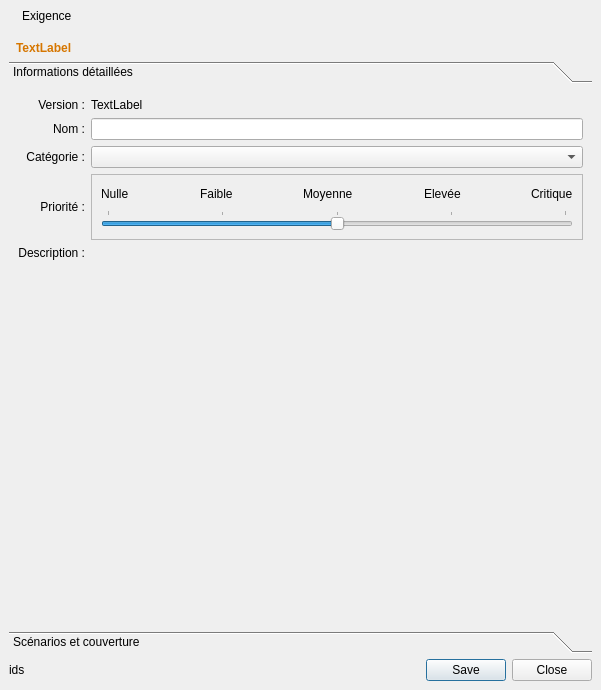
<?xml version="1.0" encoding="UTF-8"?>
<ui version="4.0">
 <class>Form_Requirement</class>
 <widget class="QWidget" name="Form_Requirement">
  <property name="geometry">
   <rect>
    <x>0</x>
    <y>0</y>
    <width>601</width>
    <height>690</height>
   </rect>
  </property>
  <property name="windowTitle">
   <string>Exigence</string>
  </property>
  <property name="windowIcon">
   <iconset resource="../../resources.qrc">
    <normaloff>:/images/notes.png</normaloff>:/images/notes.png</iconset>
  </property>
  <layout class="QVBoxLayout" name="verticalLayout_2">
   <property name="spacing">
    <number>0</number>
   </property>
   <property name="margin">
    <number>0</number>
   </property>
   <item>
    <widget class="QWidget" name="requirement_widget_title" native="true">
     <layout class="QGridLayout" name="gridLayout_3">
      <item row="0" column="0">
       <layout class="QHBoxLayout" name="horizontalLayout_5">
        <item>
         <widget class="QLabel" name="label_11">
          <property name="pixmap">
           <pixmap resource="../../resources.qrc">:/images/48x48/note.png</pixmap>
          </property>
          <property name="alignment">
           <set>Qt::AlignLeading|Qt::AlignLeft|Qt::AlignTop</set>
          </property>
         </widget>
        </item>
        <item>
         <widget class="QLabel" name="title">
          <property name="sizePolicy">
           <sizepolicy hsizetype="Expanding" vsizetype="Preferred">
            <horstretch>0</horstretch>
            <verstretch>0</verstretch>
           </sizepolicy>
          </property>
          <property name="text">
           <string>Exigence</string>
          </property>
          <property name="wordWrap">
           <bool>true</bool>
          </property>
         </widget>
        </item>
        <item>
         <widget class="QPushButton" name="previous_version_button">
          <property name="sizePolicy">
           <sizepolicy hsizetype="Fixed" vsizetype="Fixed">
            <horstretch>0</horstretch>
            <verstretch>0</verstretch>
           </sizepolicy>
          </property>
          <property name="maximumSize">
           <size>
            <width>24</width>
            <height>16</height>
           </size>
          </property>
          <property name="toolTip">
           <string>Version précédente</string>
          </property>
          <property name="styleSheet">
           <string>QPushButton {
     border-style: none;
 }</string>
          </property>
          <property name="text">
           <string/>
          </property>
          <property name="icon">
           <iconset resource="../../resources.qrc">
            <normaloff>:/images/back.png</normaloff>:/images/back.png</iconset>
          </property>
          <property name="flat">
           <bool>true</bool>
          </property>
         </widget>
        </item>
        <item>
         <widget class="QPushButton" name="next_version_button">
          <property name="sizePolicy">
           <sizepolicy hsizetype="Fixed" vsizetype="Fixed">
            <horstretch>0</horstretch>
            <verstretch>0</verstretch>
           </sizepolicy>
          </property>
          <property name="maximumSize">
           <size>
            <width>24</width>
            <height>16</height>
           </size>
          </property>
          <property name="toolTip">
           <string>Version suivante</string>
          </property>
          <property name="styleSheet">
           <string>QPushButton {
     border-style: none;
 }</string>
          </property>
          <property name="text">
           <string/>
          </property>
          <property name="icon">
           <iconset resource="../../resources.qrc">
            <normaloff>:/images/next.png</normaloff>:/images/next.png</iconset>
          </property>
          <property name="flat">
           <bool>true</bool>
          </property>
         </widget>
        </item>
       </layout>
      </item>
     </layout>
    </widget>
   </item>
   <item>
    <widget class="QWidget" name="widget_content" native="true">
     <layout class="QGridLayout" name="gridLayout_4">
      <item row="0" column="0">
       <widget class="QWidget" name="lock_widget" native="true">
        <layout class="QHBoxLayout" name="horizontalLayout_4">
         <property name="spacing">
          <number>0</number>
         </property>
         <property name="margin">
          <number>0</number>
         </property>
         <item>
          <widget class="QLabel" name="label_14">
           <property name="text">
            <string/>
           </property>
           <property name="pixmap">
            <pixmap resource="../../resources.qrc">:/images/22x22/lock.png</pixmap>
           </property>
           <property name="margin">
            <number>4</number>
           </property>
          </widget>
         </item>
         <item>
          <widget class="QLabel" name="label_lock_by">
           <property name="sizePolicy">
            <sizepolicy hsizetype="Expanding" vsizetype="Preferred">
             <horstretch>0</horstretch>
             <verstretch>0</verstretch>
            </sizepolicy>
           </property>
           <property name="palette">
            <palette>
             <active>
              <colorrole role="WindowText">
               <brush brushstyle="SolidPattern">
                <color alpha="255">
                 <red>214</red>
                 <green>118</green>
                 <blue>0</blue>
                </color>
               </brush>
              </colorrole>
             </active>
             <inactive>
              <colorrole role="WindowText">
               <brush brushstyle="SolidPattern">
                <color alpha="255">
                 <red>214</red>
                 <green>118</green>
                 <blue>0</blue>
                </color>
               </brush>
              </colorrole>
             </inactive>
             <disabled>
              <colorrole role="WindowText">
               <brush brushstyle="SolidPattern">
                <color alpha="255">
                 <red>106</red>
                 <green>104</green>
                 <blue>100</blue>
                </color>
               </brush>
              </colorrole>
             </disabled>
            </palette>
           </property>
           <property name="font">
            <font>
             <weight>75</weight>
             <bold>true</bold>
            </font>
           </property>
           <property name="text">
            <string>TextLabel</string>
           </property>
          </widget>
         </item>
        </layout>
       </widget>
      </item>
      <item row="2" column="0">
       <layout class="QHBoxLayout" name="horizontalLayout_6">
        <item>
         <widget class="QLabel" name="requirement_id">
          <property name="text">
           <string>ids</string>
          </property>
         </widget>
        </item>
        <item>
         <widget class="QDialogButtonBox" name="buttonBox">
          <property name="standardButtons">
           <set>QDialogButtonBox::Close|QDialogButtonBox::Save</set>
          </property>
         </widget>
        </item>
       </layout>
      </item>
      <item row="1" column="0">
       <widget class="QToolBox" name="toolBox">
        <property name="currentIndex">
         <number>0</number>
        </property>
        <widget class="QWidget" name="page">
         <property name="geometry">
          <rect>
           <x>0</x>
           <y>0</y>
           <width>583</width>
           <height>473</height>
          </rect>
         </property>
         <attribute name="label">
          <string>Informations détaillées</string>
         </attribute>
         <layout class="QGridLayout" name="gridLayout_8">
          <item row="0" column="0">
           <layout class="QGridLayout" name="gridLayout">
            <property name="sizeConstraint">
             <enum>QLayout::SetDefaultConstraint</enum>
            </property>
            <item row="0" column="2">
             <widget class="QLabel" name="version_label">
              <property name="sizePolicy">
               <sizepolicy hsizetype="Preferred" vsizetype="Fixed">
                <horstretch>0</horstretch>
                <verstretch>0</verstretch>
               </sizepolicy>
              </property>
              <property name="text">
               <string>TextLabel</string>
              </property>
             </widget>
            </item>
            <item row="0" column="1">
             <widget class="QLabel" name="label_4">
              <property name="text">
               <string>Version :</string>
              </property>
              <property name="alignment">
               <set>Qt::AlignRight|Qt::AlignTrailing|Qt::AlignVCenter</set>
              </property>
             </widget>
            </item>
            <item row="1" column="1">
             <widget class="QLabel" name="label">
              <property name="text">
               <string>Nom :</string>
              </property>
              <property name="alignment">
               <set>Qt::AlignRight|Qt::AlignTrailing|Qt::AlignVCenter</set>
              </property>
             </widget>
            </item>
            <item row="1" column="2">
             <widget class="QLineEdit" name="requirement_name">
              <property name="maxLength">
               <number>64</number>
              </property>
             </widget>
            </item>
            <item row="2" column="2">
             <widget class="QComboBox" name="requirement_category"/>
            </item>
            <item row="2" column="1">
             <widget class="QLabel" name="label_2">
              <property name="text">
               <string>Catégorie :</string>
              </property>
              <property name="alignment">
               <set>Qt::AlignRight|Qt::AlignTrailing|Qt::AlignVCenter</set>
              </property>
             </widget>
            </item>
            <item row="4" column="1">
             <widget class="QLabel" name="label_3">
              <property name="text">
               <string>Description :</string>
              </property>
              <property name="alignment">
               <set>Qt::AlignRight|Qt::AlignTop|Qt::AlignTrailing</set>
              </property>
             </widget>
            </item>
            <item row="4" column="2">
             <widget class="RecordTextEditWidget" name="requirement_description" native="true">
              <property name="sizePolicy">
               <sizepolicy hsizetype="Expanding" vsizetype="Expanding">
                <horstretch>0</horstretch>
                <verstretch>0</verstretch>
               </sizepolicy>
              </property>
             </widget>
            </item>
            <item row="3" column="1">
             <widget class="QLabel" name="label_5">
              <property name="text">
               <string>Priorité :</string>
              </property>
              <property name="alignment">
               <set>Qt::AlignRight|Qt::AlignTrailing|Qt::AlignVCenter</set>
              </property>
             </widget>
            </item>
            <item row="3" column="2">
             <widget class="QFrame" name="frame">
              <property name="frameShape">
               <enum>QFrame::StyledPanel</enum>
              </property>
              <property name="frameShadow">
               <enum>QFrame::Raised</enum>
              </property>
              <layout class="QVBoxLayout" name="verticalLayout_3">
               <item>
                <layout class="QGridLayout" name="gridLayout_7">
                 <item row="0" column="8">
                  <widget class="QLabel" name="label_6">
                   <property name="text">
                    <string>Critique</string>
                   </property>
                  </widget>
                 </item>
                 <item row="0" column="6">
                  <widget class="QLabel" name="label_8">
                   <property name="text">
                    <string>Elevée</string>
                   </property>
                  </widget>
                 </item>
                 <item row="0" column="4">
                  <widget class="QLabel" name="label_10">
                   <property name="text">
                    <string>Moyenne</string>
                   </property>
                  </widget>
                 </item>
                 <item row="0" column="2">
                  <widget class="QLabel" name="label_9">
                   <property name="text">
                    <string>Faible</string>
                   </property>
                  </widget>
                 </item>
                 <item row="0" column="0">
                  <widget class="QLabel" name="label_7">
                   <property name="text">
                    <string>Nulle</string>
                   </property>
                  </widget>
                 </item>
                 <item row="0" column="1">
                  <spacer name="horizontalSpacer">
                   <property name="orientation">
                    <enum>Qt::Horizontal</enum>
                   </property>
                   <property name="sizeHint" stdset="0">
                    <size>
                     <width>40</width>
                     <height>20</height>
                    </size>
                   </property>
                  </spacer>
                 </item>
                 <item row="0" column="3">
                  <spacer name="horizontalSpacer_2">
                   <property name="orientation">
                    <enum>Qt::Horizontal</enum>
                   </property>
                   <property name="sizeHint" stdset="0">
                    <size>
                     <width>40</width>
                     <height>20</height>
                    </size>
                   </property>
                  </spacer>
                 </item>
                 <item row="0" column="5">
                  <spacer name="horizontalSpacer_3">
                   <property name="orientation">
                    <enum>Qt::Horizontal</enum>
                   </property>
                   <property name="sizeHint" stdset="0">
                    <size>
                     <width>40</width>
                     <height>20</height>
                    </size>
                   </property>
                  </spacer>
                 </item>
                 <item row="0" column="7">
                  <spacer name="horizontalSpacer_4">
                   <property name="orientation">
                    <enum>Qt::Horizontal</enum>
                   </property>
                   <property name="sizeHint" stdset="0">
                    <size>
                     <width>40</width>
                     <height>20</height>
                    </size>
                   </property>
                  </spacer>
                 </item>
                </layout>
               </item>
               <item>
                <widget class="QSlider" name="requirement_priority_level">
                 <property name="sizePolicy">
                  <sizepolicy hsizetype="Preferred" vsizetype="Preferred">
                   <horstretch>0</horstretch>
                   <verstretch>0</verstretch>
                  </sizepolicy>
                 </property>
                 <property name="minimum">
                  <number>1</number>
                 </property>
                 <property name="maximum">
                  <number>5</number>
                 </property>
                 <property name="pageStep">
                  <number>1</number>
                 </property>
                 <property name="value">
                  <number>3</number>
                 </property>
                 <property name="orientation">
                  <enum>Qt::Horizontal</enum>
                 </property>
                 <property name="tickPosition">
                  <enum>QSlider::TicksAbove</enum>
                 </property>
                </widget>
               </item>
              </layout>
             </widget>
            </item>
           </layout>
          </item>
         </layout>
        </widget>
        <widget class="QWidget" name="page_2">
         <property name="geometry">
          <rect>
           <x>0</x>
           <y>0</y>
           <width>462</width>
           <height>219</height>
          </rect>
         </property>
         <attribute name="label">
          <string>Scénarios et couverture</string>
         </attribute>
         <layout class="QGridLayout" name="gridLayout_2">
          <item row="0" column="0">
           <widget class="QTabWidget" name="tabWidget">
            <property name="currentIndex">
             <number>0</number>
            </property>
            <widget class="QWidget" name="tab">
             <attribute name="title">
              <string>Scénarios et cas de tests</string>
             </attribute>
             <layout class="QGridLayout" name="gridLayout_6">
              <item row="1" column="0">
               <widget class="RecordsTableWidget" name="tests_list">
                <property name="editTriggers">
                 <set>QAbstractItemView::NoEditTriggers</set>
                </property>
                <property name="dragDropMode">
                 <enum>QAbstractItemView::DropOnly</enum>
                </property>
                <property name="selectionMode">
                 <enum>QAbstractItemView::ExtendedSelection</enum>
                </property>
                <property name="selectionBehavior">
                 <enum>QAbstractItemView::SelectRows</enum>
                </property>
                <property name="showGrid">
                 <bool>false</bool>
                </property>
                <property name="gridStyle">
                 <enum>Qt::NoPen</enum>
                </property>
                <property name="sortingEnabled">
                 <bool>true</bool>
                </property>
                <property name="cornerButtonEnabled">
                 <bool>false</bool>
                </property>
                <property name="rowCount">
                 <number>1</number>
                </property>
                <property name="columnCount">
                 <number>3</number>
                </property>
                <attribute name="verticalHeaderVisible">
                 <bool>false</bool>
                </attribute>
                <attribute name="verticalHeaderDefaultSectionSize">
                 <number>16</number>
                </attribute>
                <attribute name="verticalHeaderVisible">
                 <bool>false</bool>
                </attribute>
                <attribute name="verticalHeaderDefaultSectionSize">
                 <number>16</number>
                </attribute>
                <row/>
                <column/>
                <column/>
                <column/>
               </widget>
              </item>
              <item row="0" column="0">
               <widget class="QLabel" name="label_12">
                <property name="text">
                 <string>Glisser-déposer ci-dessous les scénarios et cas de tests du projet.</string>
                </property>
               </widget>
              </item>
             </layout>
            </widget>
            <widget class="QWidget" name="tab_2">
             <attribute name="title">
              <string>Rapport d'exécution</string>
             </attribute>
             <layout class="QGridLayout" name="gridLayout_5">
              <property name="sizeConstraint">
               <enum>QLayout::SetMinAndMaxSize</enum>
              </property>
              <item row="0" column="0">
               <widget class="QLabel" name="pixmap">
                <property name="sizePolicy">
                 <sizepolicy hsizetype="Minimum" vsizetype="Minimum">
                  <horstretch>0</horstretch>
                  <verstretch>0</verstretch>
                 </sizepolicy>
                </property>
                <property name="minimumSize">
                 <size>
                  <width>200</width>
                  <height>150</height>
                 </size>
                </property>
                <property name="scaledContents">
                 <bool>true</bool>
                </property>
               </widget>
              </item>
             </layout>
            </widget>
           </widget>
          </item>
         </layout>
        </widget>
       </widget>
      </item>
     </layout>
    </widget>
   </item>
  </layout>
 </widget>
 <customwidgets>
  <customwidget>
   <class>RecordTextEditWidget</class>
   <extends>QWidget</extends>
   <header>gui/components/record_text_edit_widget.h</header>
   <container>1</container>
  </customwidget>
  <customwidget>
   <class>RecordsTableWidget</class>
   <extends>QTableWidget</extends>
   <header>gui/components/records_table_widget.h</header>
  </customwidget>
 </customwidgets>
 <resources>
  <include location="../../resources.qrc"/>
  <include location="../../resources.qrc"/>
 </resources>
 <connections/>
</ui>
